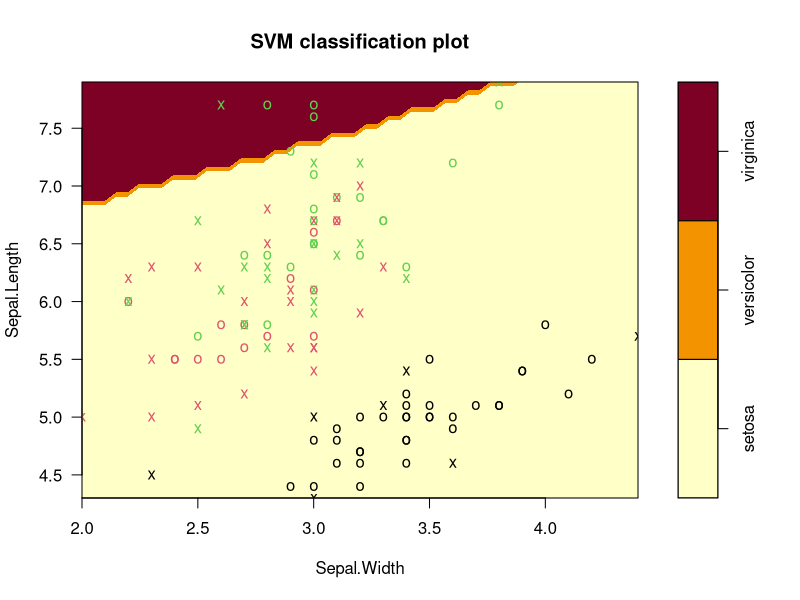

This figure's R source:
library(caret)
library(e1071)
data(iris)
index=sample(nrow(iris),nrow(iris)*0.8)
train=iris[index,]
test=iris[-index,]
model=svm(Species~.,train)
prediction=predict(model,test)
plot(model,train,Sepal.Length~Sepal.Width)
cm=table(prediction,test$Species)
print(cm)